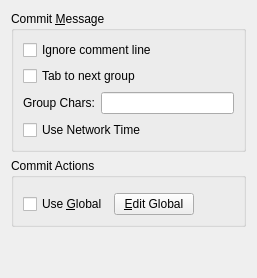
     <widget class="QWidget" name="tabCommitMessage">
      <attribute name="title">
       <string>&amp;Commit Message</string>
      </attribute>
      <layout class="QVBoxLayout" name="verticalLayout_10">
       <item>
        <widget class="QGroupBox" name="groupBox_11">
         <property name="title">
          <string>Commit &amp;Message</string>
         </property>
         <layout class="QVBoxLayout" name="verticalLayout_13">
          <item>
           <widget class="QCheckBox" name="cbIgnoreComment">
            <property name="text">
             <string>Ignore comment line</string>
            </property>
           </widget>
          </item>
          <item>
           <widget class="QCheckBox" name="cbTab">
            <property name="text">
             <string>Tab to next group</string>
            </property>
           </widget>
          </item>
          <item>
           <layout class="QHBoxLayout" name="horizontalLayout_11">
            <item>
             <widget class="QLabel" name="label_19">
              <property name="text">
               <string>Group Chars:</string>
              </property>
             </widget>
            </item>
            <item>
             <widget class="QLineEdit" name="leGroupChars">
              <property name="toolTip">
               <string>Each pair separate by space, such as `() []`</string>
              </property>
             </widget>
            </item>
           </layout>
          </item>
          <item>
           <widget class="QCheckBox" name="cbUseNTP">
            <property name="toolTip">
             <string>Use network time for commit datetime</string>
            </property>
            <property name="text">
             <string>Use Network Time</string>
            </property>
           </widget>
          </item>
         </layout>
        </widget>
       </item>
       <item>
        <widget class="QGroupBox" name="commitActionGroup">
         <property name="title">
          <string>Commit Actions</string>
         </property>
         <layout class="QVBoxLayout" name="verticalLayout_14">
          <item>
           <widget class="CommitActionWidget" name="commitAction" native="true"/>
          </item>
          <item>
           <layout class="QHBoxLayout" name="horizontalLayout_12">
            <item>
             <widget class="QCheckBox" name="cbUseGlobalActions">
              <property name="text">
               <string>Use &amp;Global</string>
              </property>
             </widget>
            </item>
            <item>
             <widget class="QPushButton" name="btnEditGlobalActions">
              <property name="text">
               <string>&amp;Edit Global</string>
              </property>
             </widget>
            </item>
            <item>
             <spacer name="horizontalSpacer_10">
              <property name="orientation">
               <enum>Qt::Orientation::Horizontal</enum>
              </property>
              <property name="sizeHint" stdset="0">
               <size>
                <width>40</width>
                <height>20</height>
               </size>
              </property>
             </spacer>
            </item>
           </layout>
          </item>
         </layout>
        </widget>
       </item>
       <item>
        <spacer name="verticalSpacer_6">
         <property name="orientation">
          <enum>Qt::Orientation::Vertical</enum>
         </property>
         <property name="sizeHint" stdset="0">
          <size>
           <width>20</width>
           <height>40</height>
          </size>
         </property>
        </spacer>
       </item>
      </layout>
     </widget>
